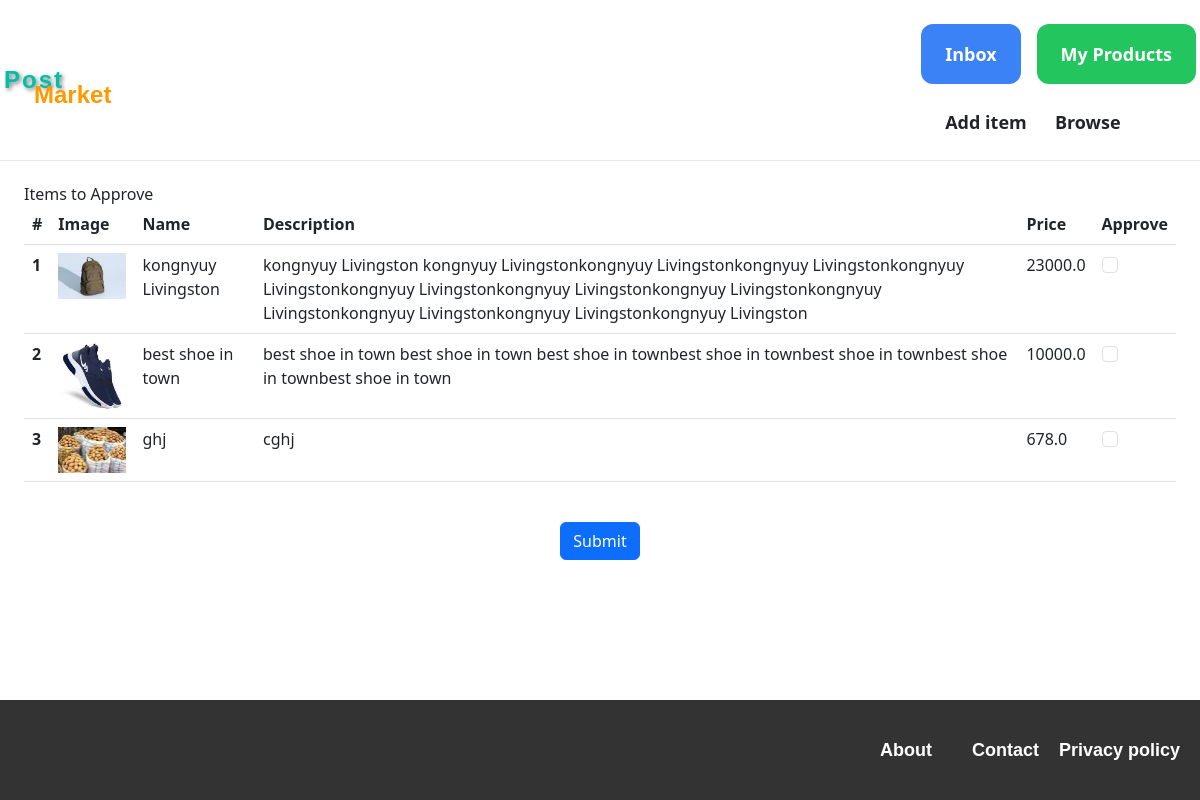
/items/admin_approval/ (signed in), run on an earlier commit of the app's database.
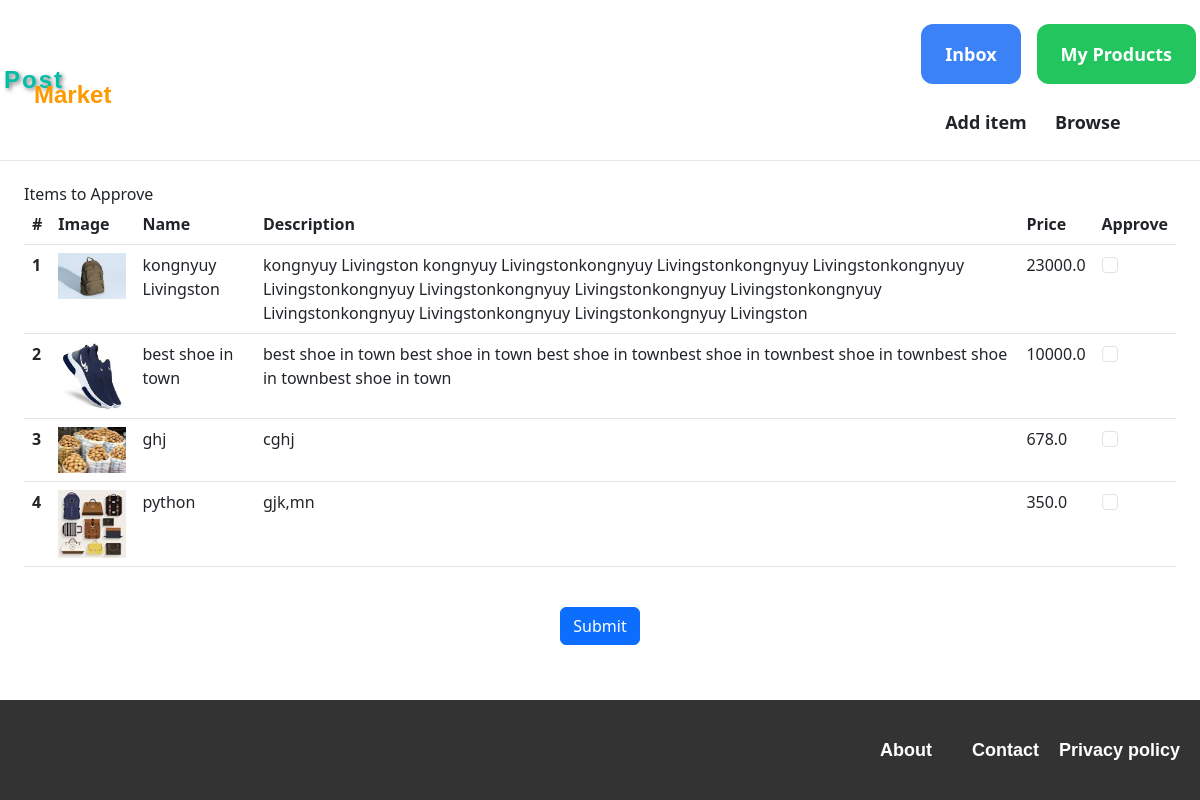
And on a later commit of the database.
### item/models.py (models this page shows, shortened)
class Item(models.Model):
    category = models.ForeignKey(Category, related_name='items', on_delete=models.CASCADE)
    name = models.CharField(max_length=255)
    description = models.TextField(blank=True, null=True)
    location = models.CharField(max_length=100, default="Bamenda")
    price = models.FloatField()
    image = models.ImageField(upload_to='item_images', blank=True, null=True)
    is_sold = models.BooleanField(default=False)
    created_by = models.ForeignKey(settings.AUTH_USER_MODEL, related_name='items', on_delete=models.CASCADE)
    created_at = models.DateTimeField(auto_now_add=True)
    is_approved = models.BooleanField(default=False)

### item/views.py (the view, shortened to what this page needs)
# urls.py: path('admin_approval/', views.admin_approval, name='admin_approval')
@login_required
def admin_approval(request):
    if not request.user.is_superuser:
        return redirect('/')  # Redirect to home or any other appropriate page
    items_to_approve = Item.objects.filter(is_approved=False)
    return render(request, 'item/admin_approval.html', {
        'items_to_approve': items_to_approve
    })

### item/templates/item/admin_approval.html (shortened to what this page needs)
{% extends 'core/base.html' %}
{% block content %}
  <h2>Items to Approve</h2>
  {% if items_to_approve %}
    <form method="POST" action="{% url 'item:admin_approval' %}">
    <table class="table">
      <thead>
        <tr>
          <th scope="col">#</th>
          <th scope="col">Image</th>
          <th scope="col">Name</th>
          <th scope="col">Description</th>
          <th scope="col">Price</th>
          <th scope="col">Approve</th>
        </tr>
      </thead>
          <tbody>
            {% for item in items_to_approve %}
              <tr>
                <th scope="row">{{forloop.counter}}</th>
                <td><img src="{{ item.image.url }}" alt="{{ item.name }}" width="100"></td>
                <td>{{ item.name }}</td>
                <td>{{ item.description }}</td>
                <td>{{ item.price }}</td>
                <td>
                  <div class="form-check">
                    <input class="form-check-input" type="checkbox" name="{{ item.id }}" id="{{ item.id }}" {% if item.is_approved %}checked{% endif %}>
                  </div>
                </td>
              </tr>
            {% endfor %}
          </tbody>
        </table>
      </div>
      <center>
              <button type="submit" class="btn btn-primary">Submit</button>
      </center>
  {% else %}
    <p>No items to approve.</p>
  {% endif %}
{% endblock %}

### core/templates/core/base.html (shortened to what this page needs)
<!doctype html>
<html>
    <head>
<link rel="stylesheet" href="https://cdn.jsdelivr.net/npm/bootstrap@5.3.0/dist/css/bootstrap.min.css">
        <script src="https://cdn.tailwindcss.com"></script>
    </head>
    <body>
        <nav class="py-6 px-1 flex justify-between items-center border-b border-gray-200">
            <div style="position: relative; display: inline-block;" class="py--3">
                <a href="/"><span style="font-family: 'Arial', sans-serif; font-size: 24px; font-weight: bold; color:#00bfa6; text-shadow: 2px 2px 4px rgba(0, 0, 0, 0.5); letter-spacing: 2px;">Post</span>
                <span style="position: absolute; bottom: : -10px; left: 30px; font-family: 'Arial', sans-serif; font-size: 24px; font-weight: bold;padding-top: 15px;  color:  #ff9900;">Market</span></a>
              </div>
            <div class="space-x-6">
                {% if request.user.is_authenticated %}
                <div class="flex space-x-4    ">
                    <a href="{% url 'conversation:inbox' %}" class="px-4 py-3 text-lg font-semibold bg-blue-500 text-white rounded-xl hover:bg-blue-700">Inbox</a>
                    <a href="{% url 'dashboard:index' %}" class="px-4 py-3 text-lg font-semibold bg-green-500 text-white rounded-xl hover:bg-green-700">My Products</a>
                </div><br>
                <a href="{% url 'item:new' %}" class="text-lg font-semibold hover:text-gray-500">Add item</a>
                <a href="{% url 'item:items' %}" class="text-lg font-semibold hover:text-gray-500">Browse </a>
                {% else %}
                <a href="{% url 'core:signup' %}" class="px-6 py-3 text-lg font-semibold bg-teal-500 text-white rounded-xl hover:bg-teal-700">Sign up</a>
                <a href="{% url 'core:login' %}" class="px-6 py-3 text-lg font-semibold bg-gray-500 text-white rounded-xl hover:bg-gray-700">Log in</a>
                {% endif %}
            </div>
        </nav>
        <div class="px-6 py-6">
            {% block content %}
            {% endblock %}
            <br>
    <br><br>  <br>
        <footer>
            <div class="w-2/3 pr-10">
            </div>
            <span class="w-1/3 flex justify-end">
                <div class="flex space-x-5">
                <a href="{% url 'core:about' %}"class="text-lg hover:text-teal-500">About</a>
                <a href="{% url 'core:contact' %}" class="text-lg hover:text-teal-500">Contact</a>
                <a href="{% url 'core:privacy_policy' %}" class="text-lg hover:text-teal-500">Privacy policy</a>
                </span>
        </footer>
    </body>
    </html>

### core/templates/core/base.html (style rules this page uses)
html { position: relative; min-height: 100%; }
body { margin-bottom: 100px; }
footer { position: absolute; bottom: 0; width: 100%; height: 100px; background-color: #333; color: #fff; padding: 20px; display: flex; justify-content: space-between; align-items: center; font-family: Arial, sans-serif; }
footer a { color: #fff; text-decoration: none; font-weight: bold; margin-right: 20px; }

What changed in the data, as far as the page shows it:
added Item: image (picture), name "python", description "gjk,mn", price "350.0"
